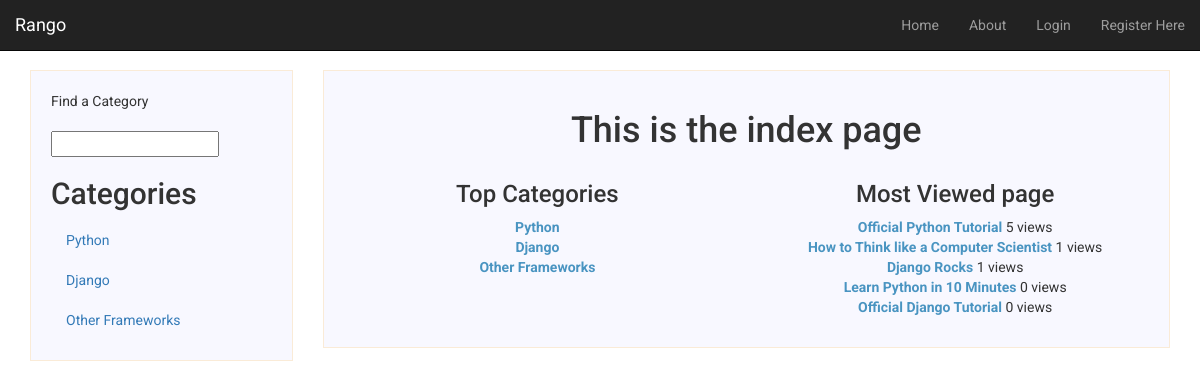
Screenshot of /rango/ with the database file from the repository.
### rango/models.py (models this page shows, shortened)
class Category(models.Model):
    name = models.CharField(max_length=128, unique=True)
    likes = models.IntegerField(default=0)
    views = models.IntegerField(default=0)
    slug = models.SlugField()
    class Meta:
        verbose_name_plural = "Categories"

class Page(models.Model):
    category = models.ForeignKey(Category, on_delete=models.CASCADE)
    title = models.CharField(max_length=128)
    url = models.URLField()
    views = models.IntegerField(default=0)
    last_visit = models.DateTimeField(null=True, blank=True)
    first_visit = models.DateTimeField(null=True, blank=True)

### rango/views.py (the view)
def index(request):
    category_list   = Category.objects.all().order_by('-likes')[:5]
    most_viewed_page = Page.objects.all().order_by('-views')[:5]
    context = {
        'categories' : category_list,
        'most_viewed_page' : most_viewed_page,
    }
    visits = request.session.get('visits')
    if not visits:
        visits = 1
    reset_last_visit_time = False
    last_visit = request.session.get('last_visit')
    if (last_visit):
        last_visit_time = datetime.strptime(last_visit[:-7], "%Y-%m-%d %H:%M:%S")
        if ((datetime.now() - last_visit_time).seconds > 0):
            visits = visits + 1
            reset_last_visit_time = True
    else:
        reset_last_visit_time = True
    if reset_last_visit_time:
        request.session['last_visit'] = str(datetime.now())
        request.session['visits'] = visits
    context['visits'] = visits
    response = render(request,'rango/index.html', context)
    return response

### rango/templatetags/rango_extras.py (called while the page is built)
@register.inclusion_tag('rango/cats.html')
def get_category_list(cat=None):
    return {'cats': Category.objects.all(), 'act_cat':cat}

### templates/rango/index.html (shortened to what this page needs)
{% extends 'base.html' %}
{% load static %}
{% block sidebar %}
<div class = "col-md-3">
  <div class ="sidebar">
    <ul class="nav nav-list">
    <li class="nav-header">Find a Category</li>
    <form>
    <li><input  class="search-query span10" type="text" name="suggestion" value="" id="suggestion" /></li>
    </form>
    </ul>
    {% load rango_extras %}
    {% get_category_list %}
  </div>
</div>
{% endblock %}
{% block content %}
<div class="col-md-9">
    <div class="main">
      <div class="page-heading">
          <h1>This is the index page</h1>
      </div>
      <div class = "row">
          <div class = "col-md-6">
              {% if categories %}
              <h3>Top Categories</h3>
                  <ul class="category-list">
                      {% for item in categories %}
                      <li><a href="{% url 'rango:category' item.slug %}" class="link">{{ item.name }}</a></li>
                      {% endfor %}
                  </ul>
              {% endif %}
          </div>
          <div class = "col-md-6">
              {% if most_viewed_page %}
              <h3>Most Viewed page</h3>
              <ul class="page-list">
                  {% for page in most_viewed_page %}
                  <li><a href="{% url 'rango:goto' %}?page_id={{page.id}}" class="link">{{page.title}}</a> {{page.views}} views</li>
                  {% endfor %}
              </ul>
              {% endif %}
          </div>
      </div>
    </div>
</div>
{% endblock %}

### templates/rango/cats.html
{% if cats %}
    <ul class="nav nav-sidebar">
        <li><h2>Categories</h2></li>
    {% for c in cats %}
    {% if c == act_cat %}
    <li  class="active" >
    {% else  %}
    <li>
    {% endif %}
            <a href="{% url 'rango:category'  c.slug %}">{{ c.name }}</a></li>
    {% endfor %}
{% else %}
    <li> <strong >There are no category present.</strong></li>
    </ul>
{% endif %}

### static/css/style.css (style rules this page uses)
body { background: #fff; padding: 70px 0px 30px 0px; font-family: 'Roboto', sans-serif; }
ul { padding: 0; }
.main { text-align:center; }
.main, .sidebar { background: ghostwhite; border: 1px solid antiquewhite; padding: 20px; }
.sidebar { padding: 20px; }
.category-list, .page-list, .user-list { list-style-type: none; }
.link { color: #4994c1; font-weight: bold; transition: 0.2s ease-in-out all; }

### rows the page displays
Category: name "Python"
Category: name "Django"
Category: name "Other Frameworks"
Page: title "Official Python Tutorial", views "5"
Page: title "How to Think like a Computer Scientist", views "1"
Page: title "Django Rocks", views "1"
Page: title "Learn Python in 10 Minutes", views "0"
Page: title "Official Django Tutorial", views "0"
